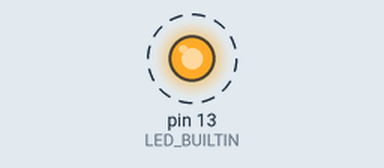
This sketch was run on a simulated Arduino Uno, built with avr-gcc and run on an emulated ATmega328P. On the bench: output pins drawn as LEDs (lit = HIGH). Dashed ring = blinking. What the sketch prints to the serial monitor is not drawn.

Above: at 0.2 s.
Timing chart, 0 to 3.0 s (numbered marks = the images above):
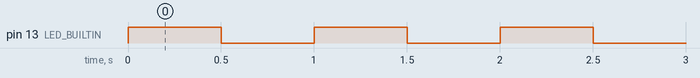

The sketch:

ESP8266_Minimal_Test.ino
```cpp
void setup() {
  Serial.begin(9600);
  pinMode(LED_BUILTIN, OUTPUT);
}

void loop() {
  digitalWrite(LED_BUILTIN, HIGH);
  Serial.println("TEST:1,2,3");
  delay(500);
  digitalWrite(LED_BUILTIN, LOW);
  delay(500);
} 
```

Measured:
- by itself, pin 13 (LED_BUILTIN): alternates HIGH for 0.50 s and LOW for 0.50 s
